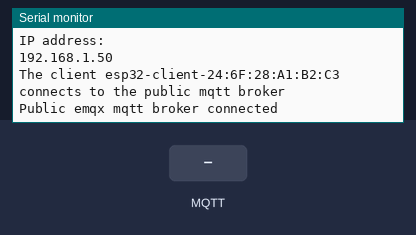
The sketch below on a simulated ESP32. Parts: the last lines printed to the serial monitor. Inputs (shaded band) come from the test bench. WiFi joins after 1.5 s; servers stay silent unless stated; no MQTT or app messages arrive unless stated.

Above: at 2.7 s.
2.8 s: MQTT message "1" arrives on the first subscribed topic
At 3.2 s:
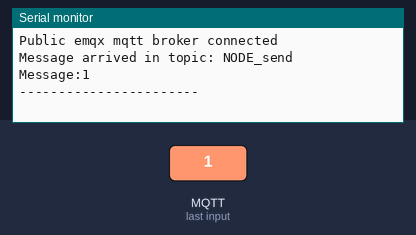
4.3 s: MQTT message "on" arrives on the first subscribed topic
At 5.5 s:
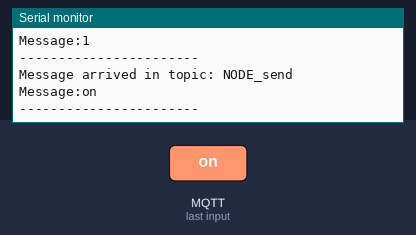
5.8 s: MQTT message "off" arrives on the first subscribed topic
At 6.7 s:
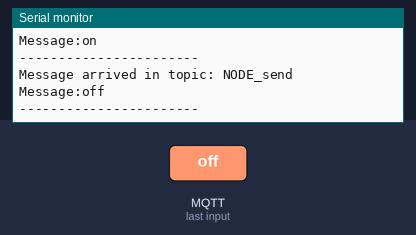

The sketch:

connect_mqtt.ino
```cpp
#include <WiFi.h>
#include <PubSubClient.h>

//=================================================================================================
WiFiClient   espClient;
PubSubClient client(espClient);             //สร้างออปเจ็ค สำหรับเชื่อมต่อ mqtt
//=================================================================================================
const char* ssid = "ESL-Net";               //wifi name
const char* password = "ceeslonly";         //wifi password
//=================================================================================================
const char* mqtt_broker = "161.246.6.90";   //IP mqtt server
const char* mqtt_username = "admin";        //mqtt username
const char* mqtt_password = "esldev@2022";  //mqtt password
const int   mqtt_port = 1883;               //port mqtt server
//=================================================================================================


void setup_wifi() {   //ฟังก์ชั่นเชื่อมต่อwifi
  delay(10);
  Serial.println();
  Serial.print("Connecting to ");
  Serial.println(ssid);
  WiFi.mode(WIFI_STA);              //เลือกโหมดรับ wifi
  WiFi.begin(ssid, password);       //เชื่อมต่อ wifi
  while (WiFi.status() != WL_CONNECTED)     //รอจนกว่าจะเชื่อมต่อwifiสำเร็จ
  {
    delay(500);
    Serial.println("Connecting to WiFi...");
  }
  Serial.println("WiFi connected");
  Serial.println("IP address: ");
  Serial.println(WiFi.localIP());
}

void callback(char *topic, byte *payload, unsigned int length) {  //ฟังก์ชั่นsubscribe
  Serial.print("Message arrived in topic: ");
  Serial.println(topic);
  Serial.print("Message:");
  for (int i = 0; i < length; i++)
    Serial.print((char) payload[i]);
  Serial.println();
  Serial.println("-----------------------");
}

void reconnect() {  //ฟังก์ชั่นเชื่อมต่อmqtt
  client.setServer(mqtt_broker, mqtt_port);   //เชื่อมต่อmqtt
  client.setCallback(callback);               //เลือกฟังก์ชั่นsubscribe
  while (!client.connected()) //รอจนกว่าจะเชื่อมต่อmqttสำเร็จ
  {
    String client_id = "esp32-client-";
    client_id += String(WiFi.macAddress());
    Serial.printf("The client %s connects to the public mqtt broker\n", client_id.c_str());
    if (client.connect(client_id.c_str(), mqtt_username, mqtt_password))
      Serial.println("Public emqx mqtt broker connected");
    else {
      Serial.print("failed with state ");
      Serial.print(client.state());
      delay(2000);
    }
  }
}

void setup()
{
  Serial.begin(115200);
  setup_wifi(); //เชื่อมต่อwifi
  reconnect();  //เชื่อมต่อmqtt
  client.subscribe("NODE_send");  //กำหนด topic ที่จะ subscribe
  client.publish("ESP_send", "hello"); //กำหนด topic ที่จะ publish และ valu
}

void loop()
{
  client.loop();//วนลูปรอsubscribe valu จาก mqtt
}
```

Measured:
- after the input at 2.8 s, the serial monitor: prints a new line at once (image 1)
- after the input at 4.3 s, the serial monitor: prints a new line at once (image 2)
- after the input at 5.8 s, the serial monitor: prints a new line at once (image 3)
